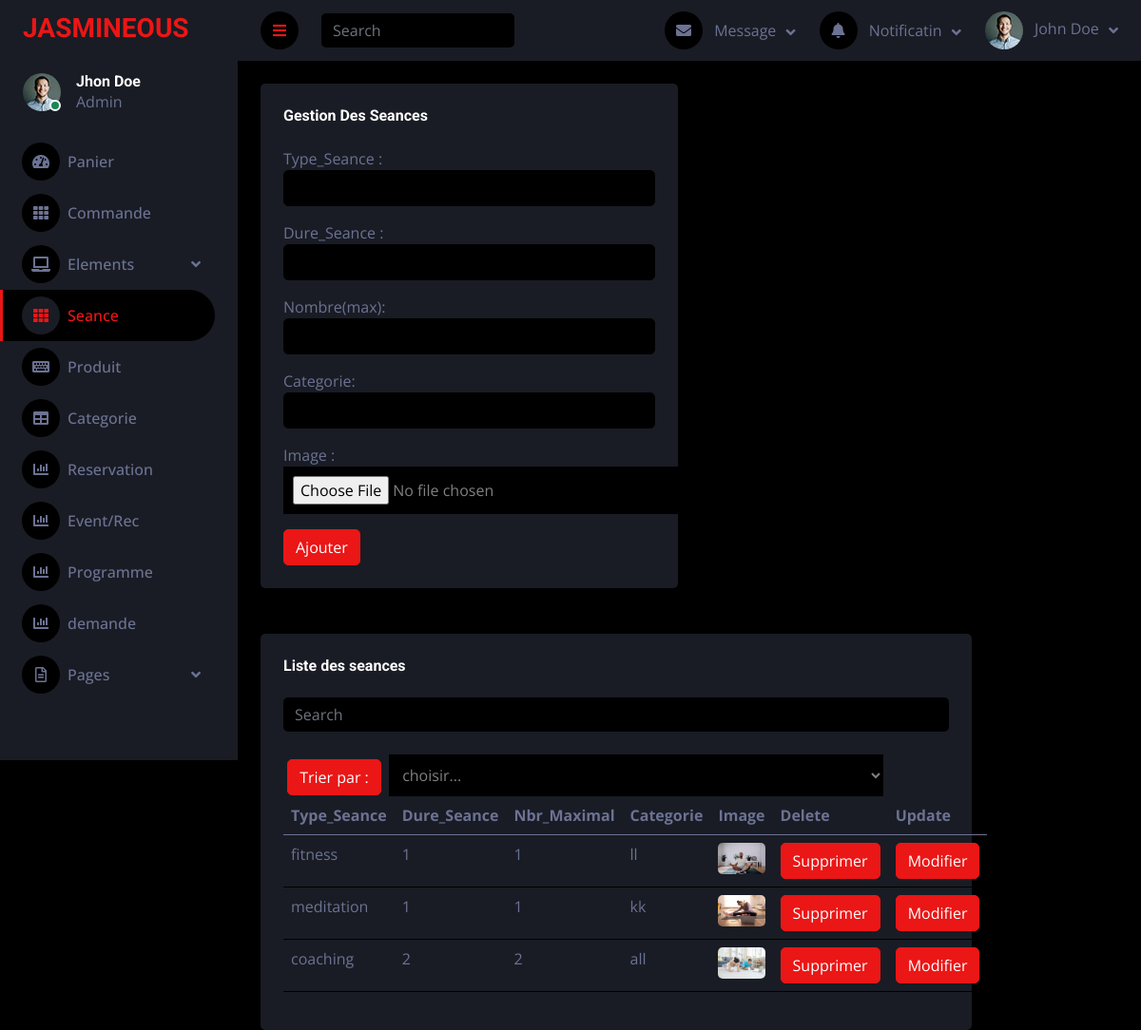
Page /View/Back/Seance.php (signed in) on the committed database.
### tables this page shows
CREATE TABLE `seances` (
  `id_seance` int(11) NOT NULL,
  `type_seance` varchar(50) NOT NULL,
  `dure_seance` int(11) NOT NULL,
  `nbr_maximal` int(11) NOT NULL,
  `categorie` varchar(50) NOT NULL,
  `image_seance` varchar(500) NOT NULL
);

### Controller/SeanceCRUD.php (called while the page is built, shortened)
<?php
	class seanceCRUD
	{
		function Afficherseance()
		{
			$sql="SELECT * FROM seances ";
			$db=config::getConnexion();
			try
			{
				$liste=$db->query($sql);
				return $liste;
			}
			catch(Exception $e)
			{
				die('Erreur:'. $e->getMessage());
			}
		}
	}
?>

### View/Back/Seance.php (the view, shortened to what this page needs)
<?php
	include_once '../../Controller/SeanceCRUD.php';
	$seanceCRUD= new seanceCRUD();
	$listeseance=$seanceCRUD->Afficherseance();
?>
<!DOCTYPE html>
<html lang="en">
<head>
    <link href="https://cdnjs.cloudflare.com/ajax/libs/font-awesome/5.10.0/css/all.min.css" rel="stylesheet">
    <link href="https://cdn.jsdelivr.net/npm/bootstrap-icons@1.4.1/font/bootstrap-icons.css" rel="stylesheet">
    <link href="lib/owlcarousel/assets/owl.carousel.min.css" rel="stylesheet">
    <link href="lib/tempusdominus/css/tempusdominus-bootstrap-4.min.css" rel="stylesheet" />
    <link href="css/bootstrap.min.css" rel="stylesheet">
    <link href="css/style.css" rel="stylesheet">
</head>
<body>
    <div class="container-fluid position-relative d-flex p-0">
                <div class="sidebar pe-4 pb-3">
            <nav class="navbar bg-secondary navbar-dark">
                <a href="index.html" class="navbar-brand mx-4 mb-3">
                <h3 class="text-primary">JASMINEOUS</h3>
                </a>
                <div class="d-flex align-items-center ms-4 mb-4">
                    <div class="position-relative">
                        <img class="rounded-circle" src="img/user.jpg" alt="" style="width: 40px; height: 40px;">
                        <div class="bg-success rounded-circle border border-2 border-white position-absolute end-0 bottom-0 p-1"></div>
                    </div>
                    <div class="ms-3">
                        <h6 class="mb-0">Jhon Doe</h6>
                        <span>Admin</span>
                    </div>
                </div>
                <div class="navbar-nav w-100">
                <a href="panier.php" class="nav-item nav-link "><i class="fa fa-tachometer-alt me-2"></i>Panier</a>
                <a href="commande.php" class="nav-item nav-link"><i class="fa fa-th me-2"></i>Commande</a>
                    <div class="nav-item dropdown">
                        <a href="#" class="nav-link dropdown-toggle" data-bs-toggle="dropdown"><i class="fa fa-laptop me-2"></i>Elements</a>
                    </div>
                    <a href="Seance.php" class="nav-item nav-link active"><i class="fa fa-th me-2"></i>Seance</a>
                    <a href="form.php" class="nav-item nav-link"><i class="fa fa-keyboard me-2"></i>Produit</a>
                    <a href="table.php" class="nav-item nav-link"><i class="fa fa-table me-2"></i>Categorie</a>
                    <a href="Reservation.php" class="nav-item nav-link"><i class="fa fa-chart-bar me-2"></i>Reservation</a>
                    <a href="evenement.php" class="nav-item nav-link"><i class="fa fa-chart-bar me-2"></i>Event/Rec</a>
                    <a href="programe.php" class="nav-item nav-link "><i class="fa fa-chart-bar me-2"></i>Programme</a>
                    <a href="demande.php" class="nav-item nav-link "><i class="fa fa-chart-bar me-2"></i>demande</a>
                    <div class="nav-item dropdown">
                        <a href="#" class="nav-link dropdown-toggle" data-bs-toggle="dropdown"><i class="far fa-file-alt me-2"></i>Pages</a>
                    </div>
                </div>
            </nav>
        </div>
        <div class="content">
            <nav class="navbar navbar-expand bg-secondary navbar-dark sticky-top px-4 py-0">
                <a href="#" class="sidebar-toggler flex-shrink-0">
                    <i class="fa fa-bars"></i>
                </a>
                <form class="d-none d-md-flex ms-4">
                    <input class="form-control bg-dark border-0" type="search" placeholder="Search">
                </form>
                <div class="navbar-nav align-items-center ms-auto">
                    <div class="nav-item dropdown">
                        <a href="#" class="nav-link dropdown-toggle" data-bs-toggle="dropdown">
                            <i class="fa fa-envelope me-lg-2"></i>
                            <span class="d-none d-lg-inline-flex">Message</span>
                        </a>
                    </div>
                    <div class="nav-item dropdown">
                        <a href="#" class="nav-link dropdown-toggle" data-bs-toggle="dropdown">
                            <i class="fa fa-bell me-lg-2"></i>
                            <span class="d-none d-lg-inline-flex">Notificatin</span>
                        </a>
                    </div>
                    <div class="nav-item dropdown">
                        <a href="#" class="nav-link dropdown-toggle" data-bs-toggle="dropdown">
                            <img class="rounded-circle me-lg-2" src="img/user.jpg" alt="" style="width: 40px; height: 40px;">
                            <span class="d-none d-lg-inline-flex">John Doe</span>
                        </a>
                    </div>
                </div>
            </nav>
            <div class="container-fluid pt-4 px-4">
                <div class="row g-4">
                    <div class="col-sm-12 col-xl-6">
                        <div class="bg-secondary rounded h-100 p-4">
                            <h6 class="mb-4">Gestion Des Seances</h6>
                            <form method="post" enctype="multipart/form-data" onsubmit="return CTRL()">
                                <div class="mb-3">
                                    <label for="type_seance">Type_Seance :</label>
                                    <input type="text" class="form-control" id="type_seance"  name="type_seance">
                                </div>
                                <div class="mb-3">
                                    <label for="dure_seance">Dure_Seance :</label><br>
                                    <input type="number" class="form-control" id="dure_seance"  name="dure_seance">
                                </div>
                                <div class="mb-3">
                                    <label for="nbr_maximal">Nombre(max):</label>
                                    <input type="number" class="form-control" name="nbr_maximal" id="nbr_maximal">
                                </div>
                                <div class="mb-3">
                                    <label for="categorie">Categorie:</label>
                                    <input type="text" class="form-control"  name="categorie" id="categorie">
                                </div>
                                <div class="mb-3">
                                    <label for="image_seance">Image :</label>
                                    <input type="file" name="image_seance" id="image_seance" accept=".jpg, .jpeg, .png, .gif">
                                </div>
                                <button type="submit" class="btn btn-primary" name="ajout" value="Ajouter">Ajouter</button>
                            </form>
                        </div>
                    </div>
            <div class="container-fluid pt-4 px-7">
                <div class="row g-4">
                    <div class="col-sm-12 col-xl-10">
                        <div class="bg-secondary rounded h-100 p-4">
                            <h6 class="mb-4">Liste des seances </h6>
                            <table class="table">
                            <form class="d-none d-md-flex ms-4" method="POST">
                    <input class="form-control bg-dark border-0" type="search" name="RechercheNom" placeholder="Search">
                    <button class="btn" type="submit">
                                            </button>
                </form>
<br>
                <form method="POST" action="<?php echo htmlspecialchars($_SERVER['PHP_SELF']) ?>" align="center">
                              &nbsp;<button type="submit" class="btn btn-primary" for="Trie">Trier par : </button>&nbsp;
                               <select type="range" name="Trie" id="Trie">
                                     <option selected disabled>choisir...</option>
                                </select>
                             </form>
        <thead>
            <tr>
                <th>Type_Seance</th>
                <th>Dure_Seance</th>
                <th>Nbr_Maximal</th>
                <th>Categorie</th>
                <th>Image</th>
                <th>Delete</th>
                <th>Update</th>
            </tr>
        </thead>
        <tbody>
        <tbody>
            <?php foreach($listeseance as $seance): ?>
            <tr>
                <td><?php echo $seance['type_seance']; ?></td>
                <td><?php echo $seance['dure_seance']; ?></td>
                <td><?php echo $seance['nbr_maximal']; ?></td>
                <td><?php echo $seance['categorie']; ?></td>
                <td> <img src="<?php echo $seance['image_seance'];?>" class="img-fluid rounded service-image" alt="author image"></td>
                <td>
                    <a href="DeleteSeance.php?id_seance=<?php echo $seance['id_seance']; ?>"><button class="btn btn-primary">Supprimer</button></a><center>
                </td>
                    <td>
                    <form method="POST" action="UpdateSeance.php" align="center">
                                                        <a type="submit" name="Modifier" ><button class="btn btn-primary">Modifier</button></a>
                    </form>
                </td>
            </tr>
            <?php endforeach; ?>
                                </tbody>
                            </table>
                        </div>
                    </div>
                            </div>
                        </div>
                    </div>
                </div>
            </div>
</body>
</html>

### View/Back/css/style.css (style rules this page uses)
:root { --primary: #EB1616; --secondary: #191C24; --light: #6C7293; --dark: #000000; }
.btn { transition: .5s; }
.sidebar { position: fixed; top: 0; left: 0; bottom: 0; width: 250px; height: 100vh; overflow-y: auto; background: var(--secondary); transition: 0.5s; z-index: 999; }
.content { margin-left: 250px; min-height: 100vh; background: var(--dark); transition: 0.5s; }
@media (min-width: 992px) { .sidebar { margin-left: 0; } }
@media (min-width: 992px) { .content { width: calc(100% - 250px); } }
.sidebar .navbar .navbar-nav .nav-link { padding: 7px 20px; color: var(--light); font-weight: 500; border-left: 3px solid var(--secondary); border-radius: 0 30px 30px 0; outline: none; }
.sidebar .navbar .navbar-nav .nav-link:hover, .sidebar .navbar .navbar-nav .nav-link.active { color: var(--primary); background: var(--dark); border-color: var(--primary); }
.sidebar .navbar .navbar-nav .nav-link i { width: 40px; height: 40px; display: inline-flex; align-items: center; justify-content: center; background: var(--dark); border-radius: 40px; }
.sidebar .navbar .navbar-nav .nav-link:hover i, .sidebar .navbar .navbar-nav .nav-link.active i { background: var(--secondary); }
.sidebar .navbar .dropdown-toggle::after { position: absolute; top: 15px; right: 15px; border: none; content: "\f107"; font-family: "Font Awesome 5 Free"; font-weight: 900; transition: .5s; }
.content .navbar .navbar-nav .nav-link { margin-left: 25px; padding: 12px 0; color: var(--light); outline: none; }
.content .navbar .sidebar-toggler, .content .navbar .navbar-nav .nav-link i { width: 40px; height: 40px; display: inline-flex; align-items: center; justify-content: center; background: var(--dark); border-radius: 40px; }
.content .navbar .dropdown-toggle::after { margin-left: 6px; vertical-align: middle; border: none; content: "\f107"; font-family: "Font Awesome 5 Free"; font-weight: 900; transition: .5s; }

### View/Back/Seance.php (style rules this page uses)
select { width: 520px; background-color: #000; color: gray; border: none; padding: 10px; }
option { background-color: #000; color: gray; border: none; padding: 10px; }
select option[selected] { color: #fff; }
input[type="file"] { background-color: #000; color: gray; border: none; padding: 10px; width: 520px; }

### rows in the picture
seances: type_seance "fitness", dure_seance "1", nbr_maximal "1", categorie "ll", image_seance (picture)
seances: type_seance "meditation", dure_seance "1", nbr_maximal "1", categorie "kk", image_seance (picture)
seances: type_seance "coaching", dure_seance "2", nbr_maximal "2", categorie "all", image_seance (picture)
